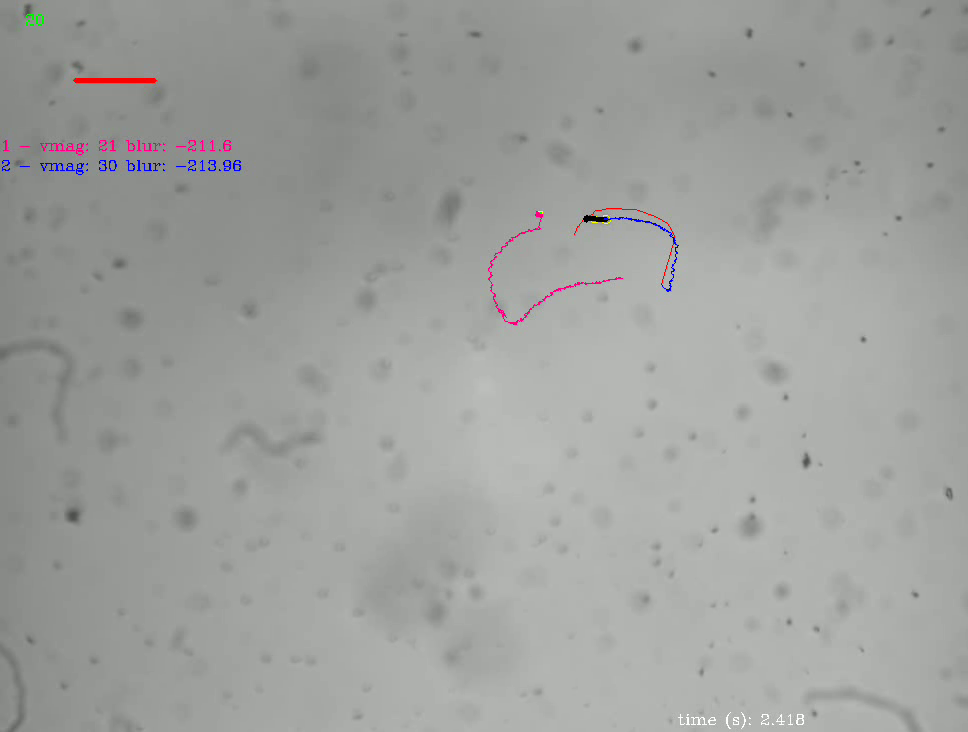
#> input picture frame 42 of .mp4, 968 x 732 px, given in place of mickyroll1.mp4, which was not available
$ python chatgptisjustbetter.py
#> lines starting #> are read from the running program, lines starting #| are printed output that depends on the picture; after the words box and inside, x2 and y2 are one past the last pixel; in counts of white or black regions, pixels touching at a corner belong together; pictures that were not available may be replaced by others from this repository, and a replacement may not be noted
import cv2
import numpy as np
import matplotlib.pyplot as plt

# Initialize the camera
cap = cv2.VideoCapture("/Users/bizzarohd/Desktop/MagScopeSystem/src/videos/mickyroll1.mp4")


# Define the lower and upper bounds of the black color in HSV
lower_black = np.array([0, 0, 0])
upper_black = np.array([180, 255, 30])

# Initialize variables
robot_id = 0
trajectories = {}
velocities = {}
frame_counter = 0


while True:
    # Read a frame from the camera
    ret, frame = cap.read()
#> frame is the input picture: shape (732, 968, 3); mean B, G, R 157.7, 160.2, 158.7

    if not ret:
        break

    # Convert the frame to HSV color space
    hsv_frame = cv2.cvtColor(frame, cv2.COLOR_BGR2HSV)
#> hsv_frame: shape (732, 968, 3); mean H, S, V 50.8, 5.9, 161.1

    # Create a mask based on the black color range
    black_mask = cv2.inRange(hsv_frame, lower_black, upper_black)
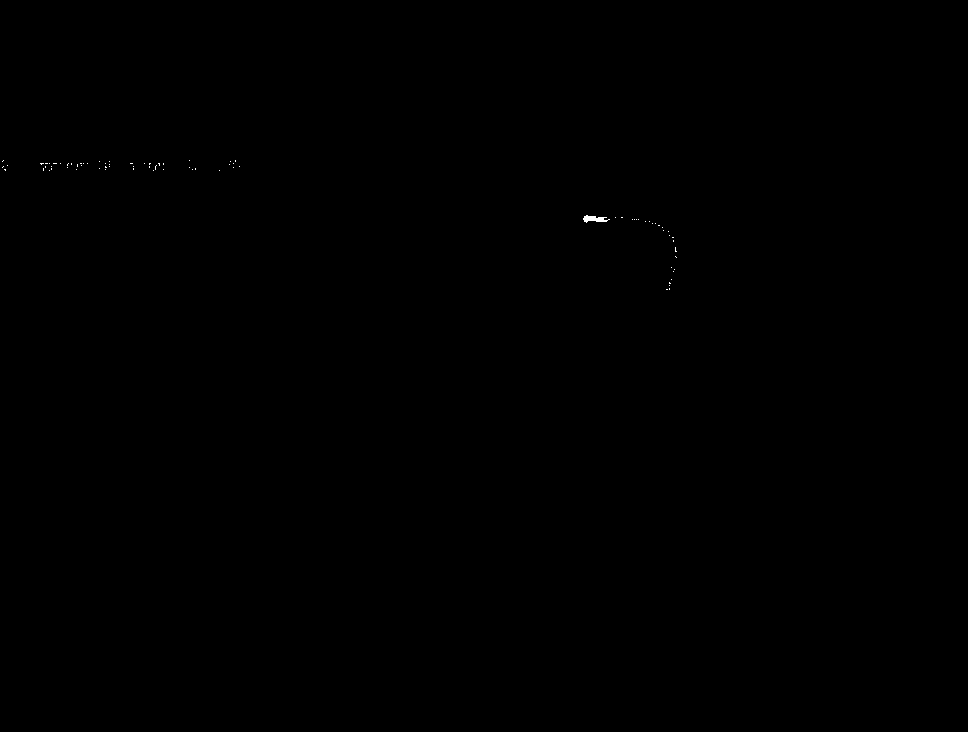
#> black_mask: shape (732, 968); 0.04% white; 81 white regions (80 under 20 px), largest, box (x1, y1, x2, y2) and area: (583, 215, 610, 223) 119

    # Apply a series of dilations and erosions to remove noise
    kernel = np.ones((5, 5), np.uint8)
    black_mask = cv2.dilate(black_mask, kernel, iterations=2)
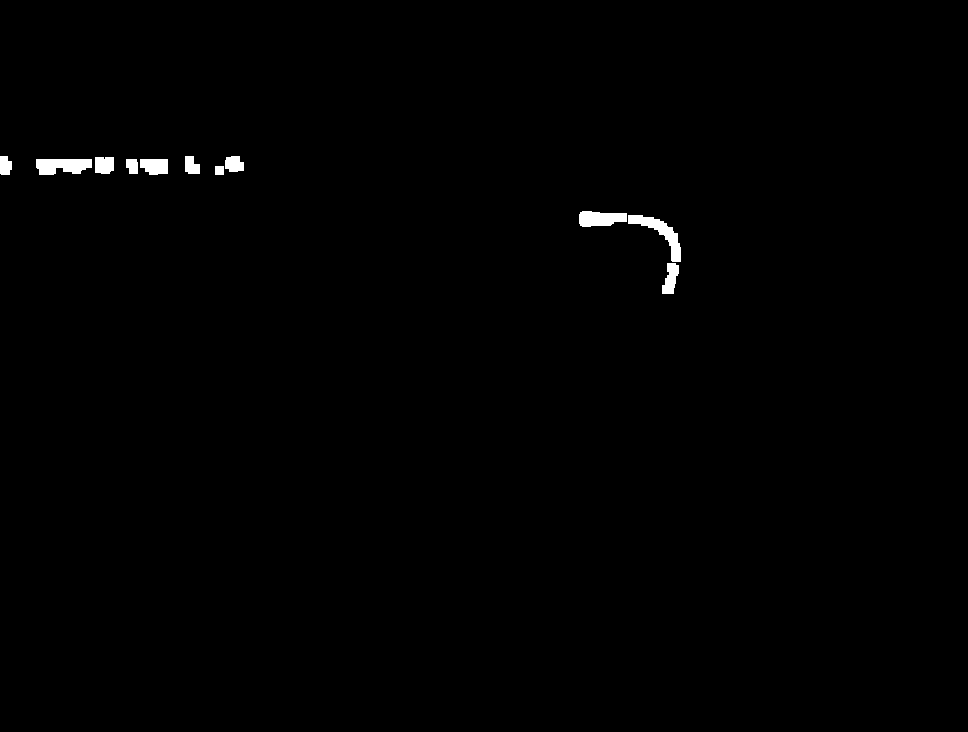
#> black_mask: shape (732, 968); 0.57% white; 11 white regions, largest, box (x1, y1, x2, y2) and area: (628, 215, 681, 262) 762, (36, 159, 92, 175) 724, (579, 211, 627, 227) 603
    black_mask = cv2.erode(black_mask, kernel, iterations=2)
#> black_mask: shape (732, 968); 0.09% white; 25 white regions (19 under 20 px)

    # Find contours in the mask
    contours, _ = cv2.findContours(black_mask, cv2.RETR_EXTERNAL, cv2.CHAIN_APPROX_SIMPLE)
#> contours = 25 contours, 19 with area under 20; largest, box (x1, y1, x2, y2) and area: (583, 215, 623, 223) 113, (40, 163, 88, 171) 108, (144, 163, 164, 171) 78, (99, 161, 110, 170) 46, (0, 160, 8, 171) 36, (229, 160, 240, 168) 22

    # Draw bounding boxes around the detected robots and assign unique IDs
    for contour in contours:
        area = cv2.contourArea(contour)

        # Ignore contours that are too small
        if area > 100:
            x, y, w, h = cv2.boundingRect(contour)

            # Draw a bounding box around the robot
            cv2.rectangle(frame, (x, y), (x + w, y + h), (0, 255, 0), 2)

            # Check if a robot ID has already been assigned to the current bounding box
            robot_assigned = False
            for r_id, (prev_x, prev_y) in trajectories.items():
                if abs(x - prev_x[-1]) < 50 and abs(y - prev_y[-1]) < 50:
                    # The current bounding box is close enough to a previously detected robot
                    # Assign the same ID to the current bounding box
                    robot_id = r_id
                    robot_assigned = True
                    break

            if not robot_assigned:
                # Assign a new ID to the current bounding box
                robot_id += 1

            # Add the current position to the trajectory of the current robot
            if robot_id not in trajectories:
                trajectories[robot_id] = ([], [])
            trajectories[robot_id][0].append(x + w//2)
            trajectories[robot_id][1].append(y + h//2)

            # Calculate the velocity of the current robot
            if len(trajectories[robot_id][0]) > 10:
                x_diff = np.diff(trajectories[robot_id][0][-10:])
                y_diff = np.diff(trajectories[robot_id][1][-10:])
                velocity = np.mean(np.sqrt(x_diff ** 2 + y_diff ** 2))
                if robot_id not in velocities:
                    velocities[robot_id] = []
                velocities[robot_id].append(velocity)
#> this loop made 25 passes
#> (area, x, y, w, h, robot_id) on passes 15, 21: (113, 583, 215, 40, 8, 1), (107.5, 40, 163, 48, 8, 2)
#> area on passes 19, 22, 23, 25: 77.5, 45.5, 21.5, 36.5
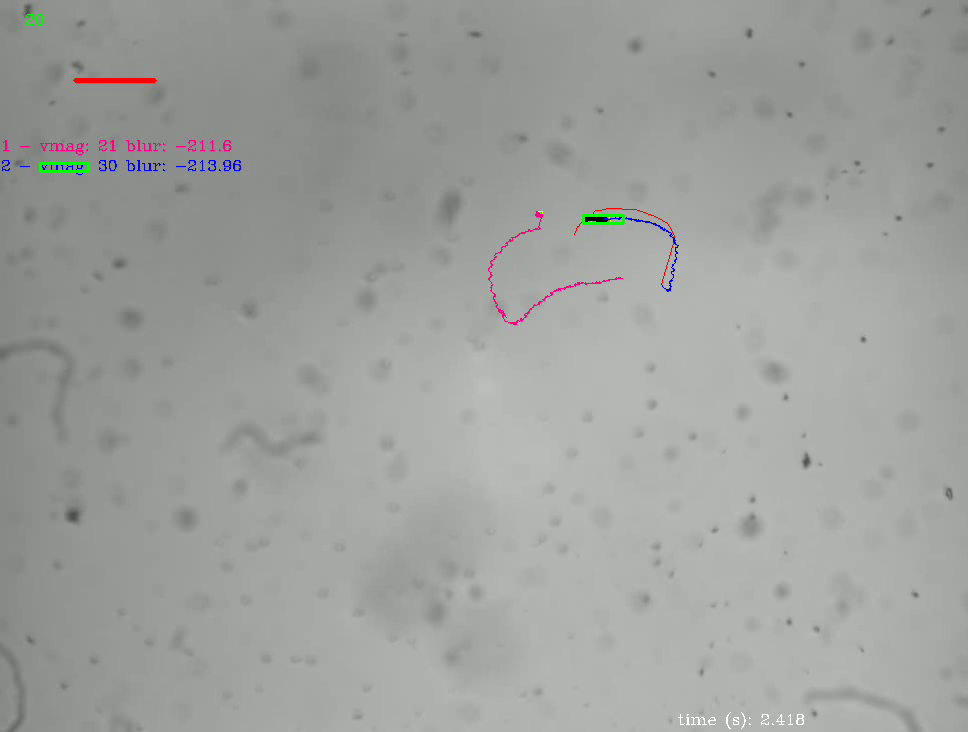
#> frame: shape (732, 968, 3); 0.09% of pixels changed, all inside (x1, y1, x2, y2) = (39, 162, 625, 225)
#> after the loop, trajectories = {1: ([603], [219]), 2: ([64], [167])}; velocities = 0 items

    # Increment the frame counter
    frame_counter += 1

    # Show the frame
    cv2.imshow('frame', frame)

    # Exit if the 'q' key is pressed
    if cv2.waitKey(1) & 0xFF == ord('q'):
#> (key q is pressed here)
        break

# Plot the trajectories and velocities of each robot
for i, (x, y) in trajectories.items():
    plt.plot(x, y, label=f'Robot {i}')
#> this loop made 2 passes
#> (i, x, y) on passes 1 to 2: (1, [603], [219]), (2, [64], [167])
plt.legend()
plt.xlabel('X position (pixels)')
plt.ylabel('Y position (pixels)')
plt.title('Trajectories')
plt.show()
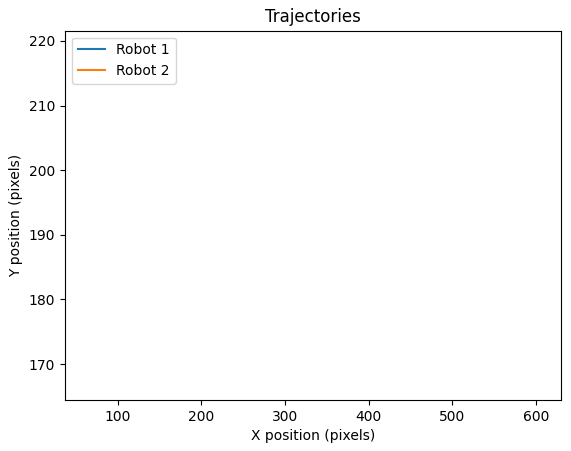
#> figure drawn by matplotlib, 1 panel

for i, v in velocities.items():
    plt.plot(v, label=f'Robot {i}')
#> this loop made 0 passes
plt.legend()
plt.xlabel('Frame')
plt.ylabel('Velocity (pixels/frame)')
plt.title('Velocities')
plt.show()

$ run again, starting later in the video
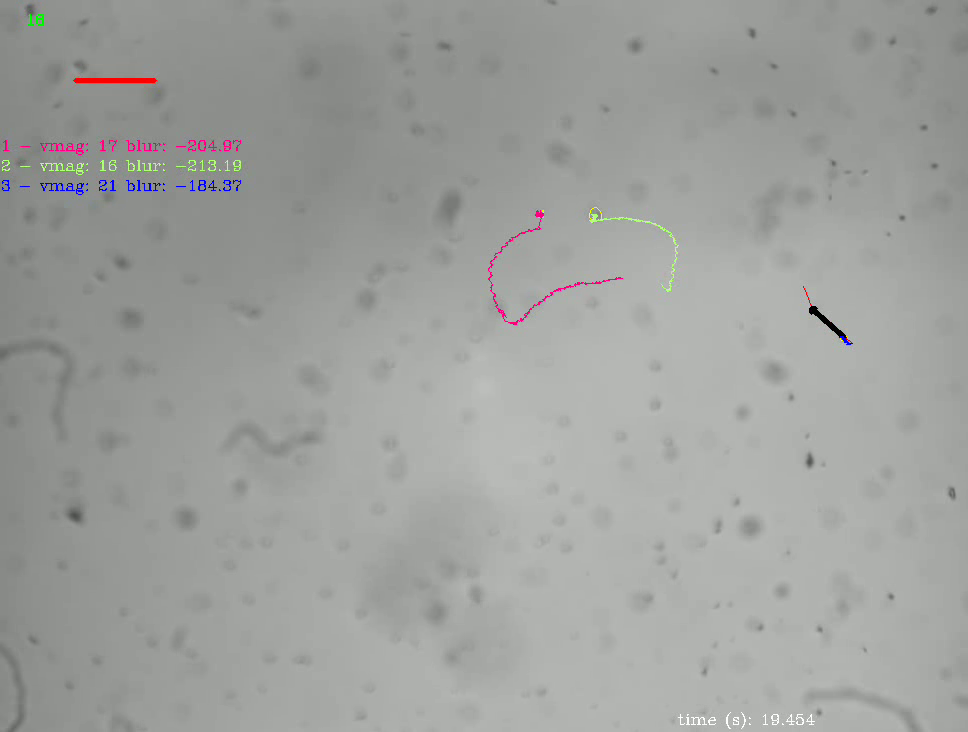
#> input picture frame 343 of .mp4, 968 x 732 px, given in place of mickyroll1.mp4, which was not available
#> frame is the input picture: shape (732, 968, 3); mean B, G, R 157.6, 160.3, 158.7
#> hsv_frame: shape (732, 968, 3); mean H, S, V 50.9, 6.1, 161.2
#> `black_mask = cv2.dilate(black_mask, kernel, iterations=2)`:
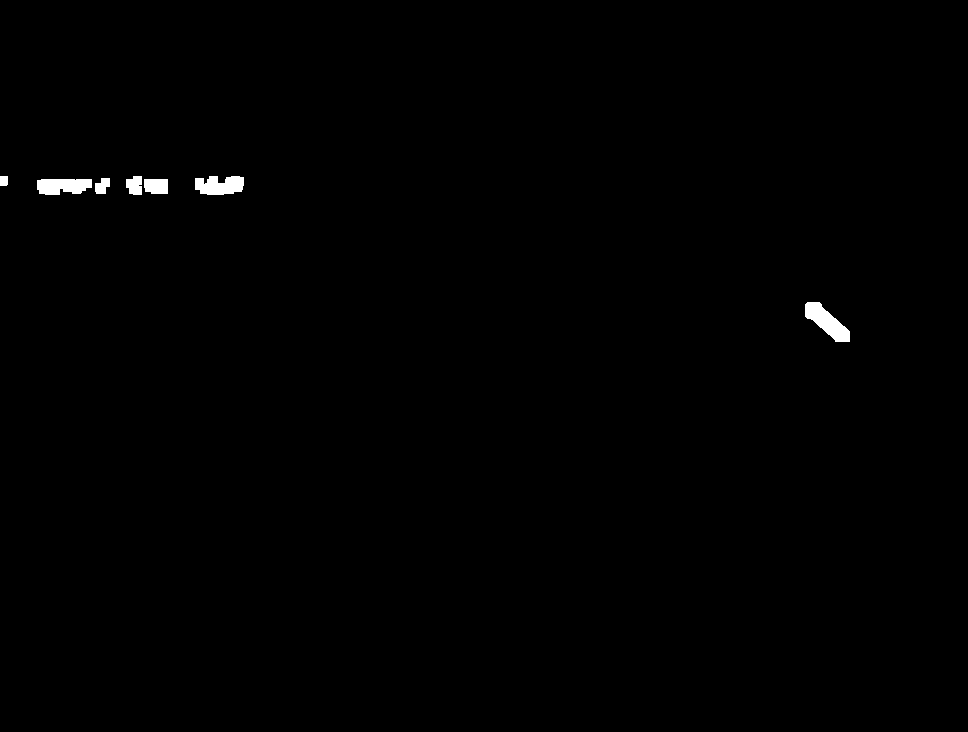
#> black_mask: shape (732, 968); 0.46% white; 7 white regions, largest, box (x1, y1, x2, y2) and area: (805, 302, 850, 342) 884, (37, 179, 92, 195) 745, (195, 176, 244, 195) 744
#> contours = 11 contours, 7 with area under 20; largest, box (x1, y1, x2, y2) and area: (809, 306, 846, 338) 226, (41, 183, 88, 191) 138, (204, 180, 240, 191) 118, (148, 183, 164, 190) 73
#> the loop `for contour in contours:` made 11 passes
#> (area, x, y, w, h) on passes 1, 6, 9: (226.5, 809, 306, 37, 32), (138.5, 41, 183, 47, 8), (117.5, 204, 180, 36, 11)
#> after the loop `for contour in contours:`: trajectories = {1: ([827], [322]), 2: ([64], [187]), 3: ([222], [185])}; velocities = 0 items
#> the loop `for i, (x, y) in trajectories.items():` made 3 passes
#> (x, y) on passes 1 to 3: ([827], [322]), ([64], [187]), ([222], [185])
#> `plt.show()`:
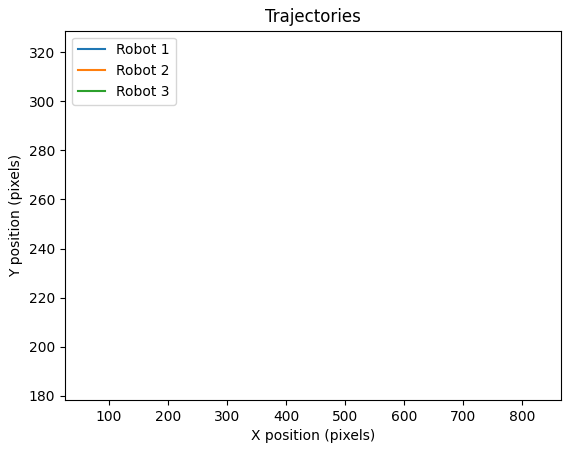
#> figure drawn by matplotlib, 1 panel
